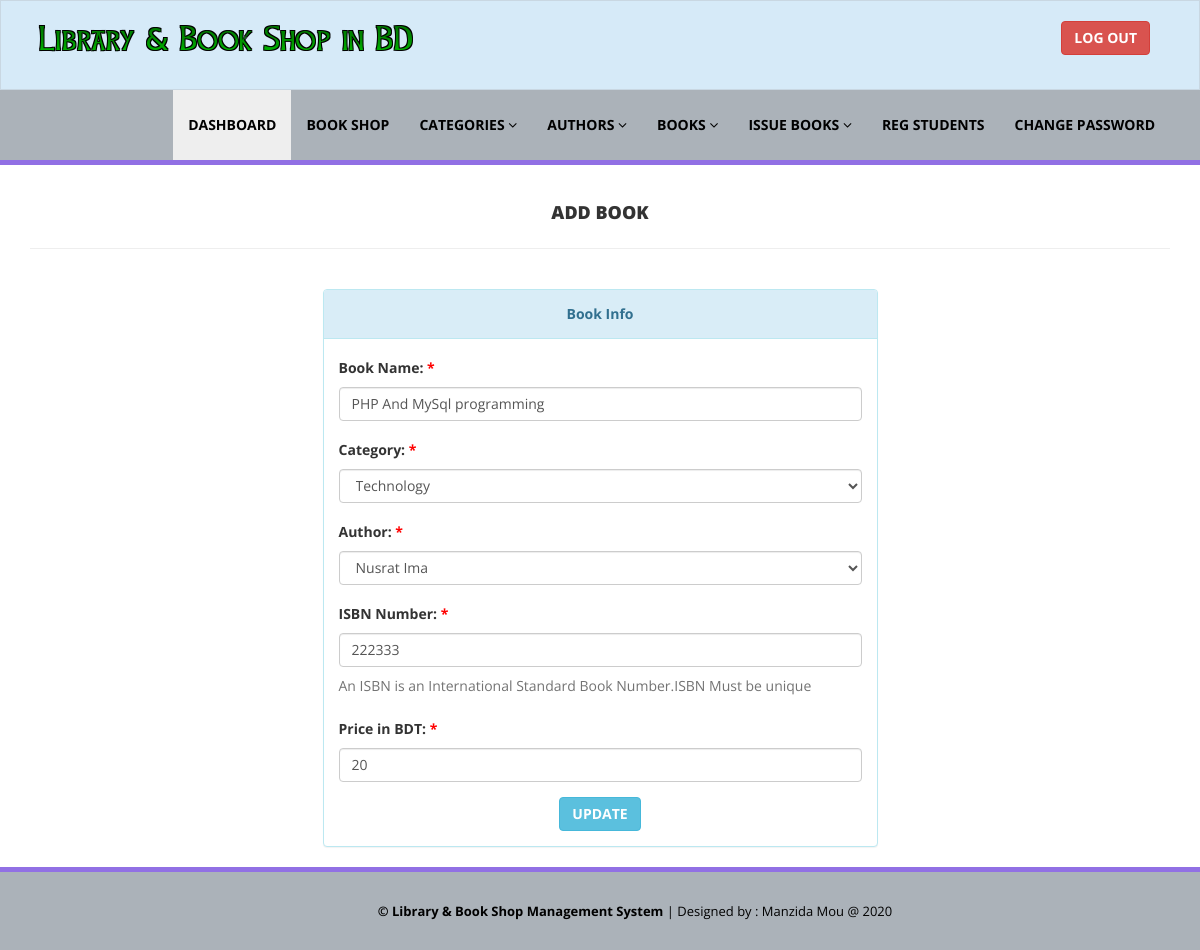
Screenshot of /library/admin/edit-book.php?bookid=1 (signed in) with the database file from the repository.
### tables this page shows
CREATE TABLE `tblbooks` (
  `id` int(11) NOT NULL,
  `BookName` varchar(255) DEFAULT NULL,
  `CatId` int(11) DEFAULT NULL,
  `AuthorId` int(11) DEFAULT NULL,
  `ISBNNumber` int(11) DEFAULT NULL,
  `BookPrice` int(11) DEFAULT NULL,
  `RegDate` timestamp NULL DEFAULT current_timestamp(),
  `UpdationDate` timestamp NULL DEFAULT NULL ON UPDATE current_timestamp()
);

CREATE TABLE `tblcategory` (
  `id` int(11) NOT NULL,
  `CategoryName` varchar(150) DEFAULT NULL,
  `Status` int(1) DEFAULT NULL,
  `CreationDate` timestamp NULL DEFAULT current_timestamp(),
  `UpdationDate` timestamp NULL DEFAULT '0000-00-00 00:00:00' ON UPDATE current_timestamp()
);

CREATE TABLE `tblauthors` (
  `id` int(11) NOT NULL,
  `AuthorName` varchar(159) DEFAULT NULL,
  `creationDate` timestamp NULL DEFAULT current_timestamp(),
  `UpdationDate` timestamp NULL DEFAULT NULL ON UPDATE current_timestamp()
);

### library/admin/edit-book.php (the view, shortened to what this page needs)
<?php
include('includes/config.php');
if(strlen($_SESSION['alogin'])==0)
    {
header('location:index.php');
}
else{
?>
<!DOCTYPE html>
<html xmlns="http://www.w3.org/1999/xhtml">
<head>
    <link href="assets/css/bootstrap.css" rel="stylesheet" />
    <link href="assets/css/font-awesome.css" rel="stylesheet" />
    <link href="assets/css/style.css" rel="stylesheet" />
</head>
<body>
<?php include('includes/header.php');?>
    <div class="content-wra
    <div class="content-wrapper">
         <div class="container">
        <div class="row pad-botm">
            <div class="col-md-12"></br>
                <center><b><h4 class="header-line">Add Book</h4></b><center>
                            </div>
</div>
<div class="row">
<div class="col-md-6 col-sm-6 col-xs-12 col-md-offset-3"">
<div class="panel panel-info">
<div class="panel-heading">
<center><b>Book Info</b><center>
</div>
<div class="panel-body">
<form role="form" method="post">
<?php
$bookid=intval($_GET['bookid']);
$sql = "SELECT tblbooks.BookName,tblcategory.CategoryName,tblcategory.id as cid,tblauthors.AuthorName,tblauthors.id as athrid,tblbooks.ISBNNumber,tblbooks.BookPrice,tblbooks.id as bookid from  tblbooks join tblcategory on tblcategory.id=tblbooks.CatId join tblauthors on tblauthors.id=tblbooks.AuthorId where tblbooks.id=:bookid";
$query = $dbh -> prepare($sql);
$query->bindParam(':bookid',$bookid,PDO::PARAM_STR);
$query->execute();
$results=$query->fetchAll(PDO::FETCH_OBJ);
if($query->rowCount() > 0)
{
foreach($results as $result)
{               ?>
<div class="form-group">
<label>Book Name:<span style="color:red;"> *</span></label>
<input class="form-control" type="text" name="bookname" value="<?php echo htmlentities($result->BookName);?>" required />
</div>
<div class="form-group">
<label> Category:<span style="color:red;"> *</span></label>
<select class="form-control" name="category" required="required">
<option value="<?php echo htmlentities($result->cid);?>"> <?php echo htmlentities($catname=$result->CategoryName);?></option>
</select>
</div>
<div class="form-group">
<label> Author:<span style="color:red;"> *</span></label>
<select class="form-control" name="author" required="required">
<option value="<?php echo htmlentities($result->athrid);?>"> <?php echo htmlentities($athrname=$result->AuthorName);?></option>
</select>
</div>
<div class="form-group">
<label>ISBN Number:<span style="color:red;"> *</span></label>
<input class="form-control" type="text" name="isbn" value="<?php echo htmlentities($result->ISBNNumber);?>"  required="required" />
<p class="help-block">An ISBN is an International Standard Book Number.ISBN Must be unique</p>
</div>
 <div class="form-group">
 <label>Price in BDT:<span style="color:red;"> *</span></label>
 <input class="form-control" type="text" name="price" value="<?php echo htmlentities($result->BookPrice);?>"   required="required" />
 </div>
 <?php }} ?>
<center><button type="submit" name="update" class="btn btn-info"><b>UPDATE</b> </button></center>
                                    </form>
                            </div>
                        </div>
                            </div>
        </div>
    </div>
    </div>
  <?php include('includes/footer.php');?>
</body>
</html>
<?php } ?>

### library/admin/assets/css/style.css (style rules this page uses)
.header-line { font-weight:900; padding-bottom:25px; border-bottom:1px solid #eeeeee; text-transform:uppercase; }
.pad-botm { padding-bottom:30px; }

### rows the page displays
tblbooks: bookname "PHP And MySql programming", category "Technology", author "Nusrat Ima", isbn "222333", price "20"
